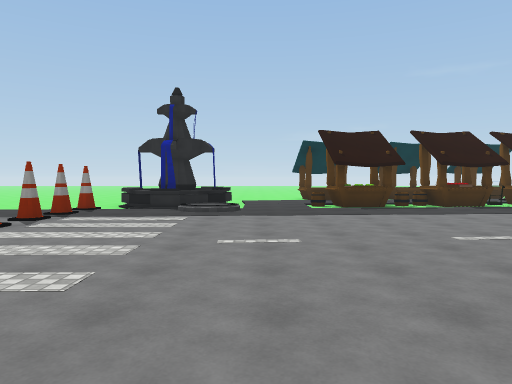
[1] (above)

17 first-person views from a walk through a scene from a Unity 3-D project. The camera is 1.5 m above the floor, tilts 2° down and sees 70° across. The floor is counted in squares, 2 m on a side. Each view is taken from the middle of a square. On the plan, view 1 faces up. The plan holds only what a view shows up to about 11 squares ahead; the rest is blank. The place goes on beyond the plan. The player character is not drawn. Surface patterns are stand-ins for the level's own textures.

[2]
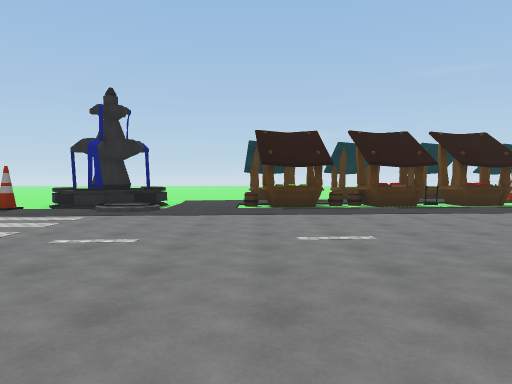

[3]
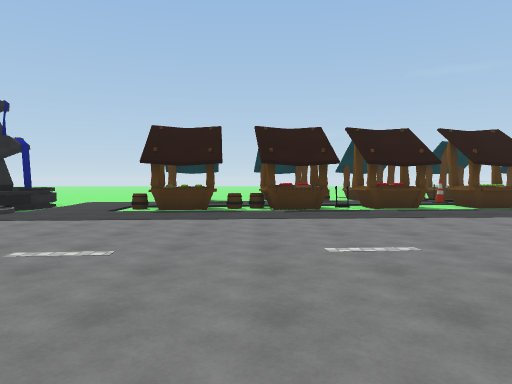

[4]
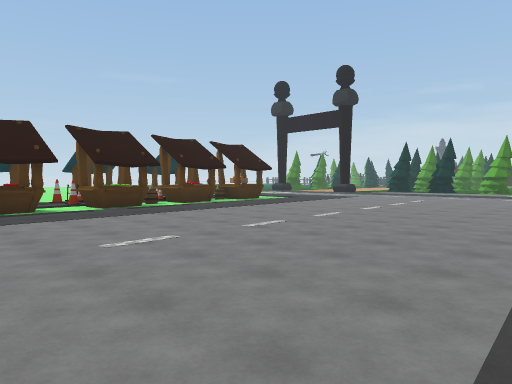

[5]
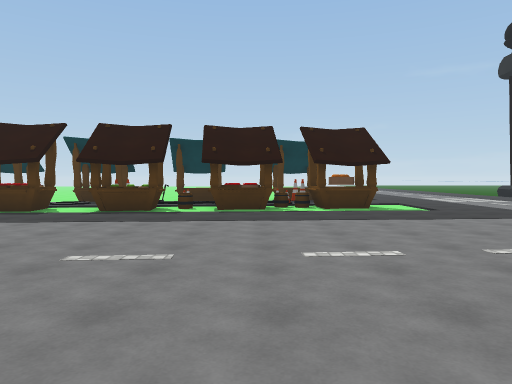

[6]
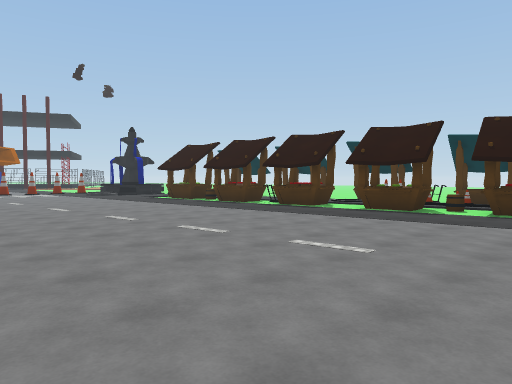

[7]
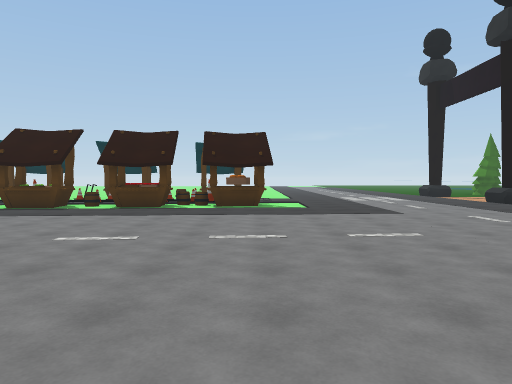

[8]
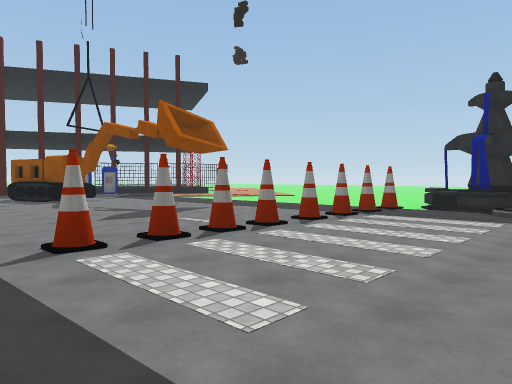

[9]
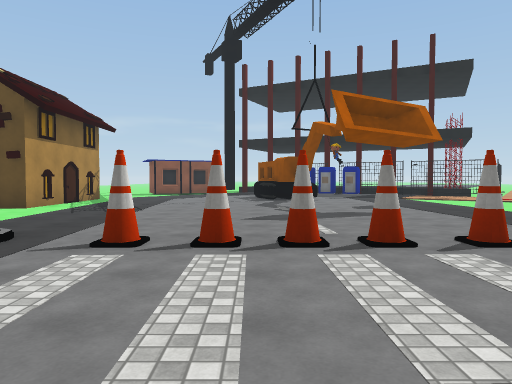

[10]
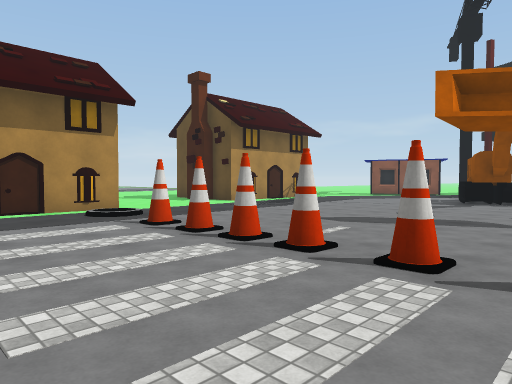

[11]
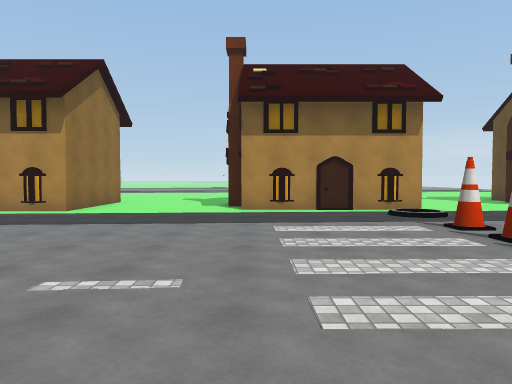

[12]
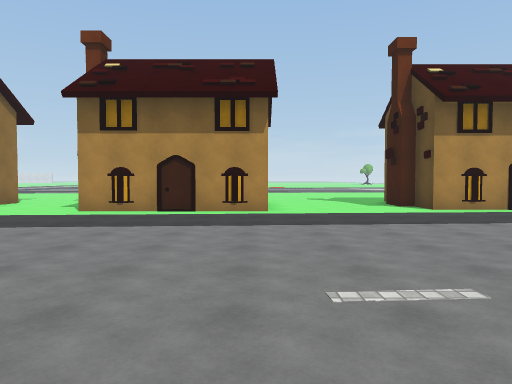

[13]
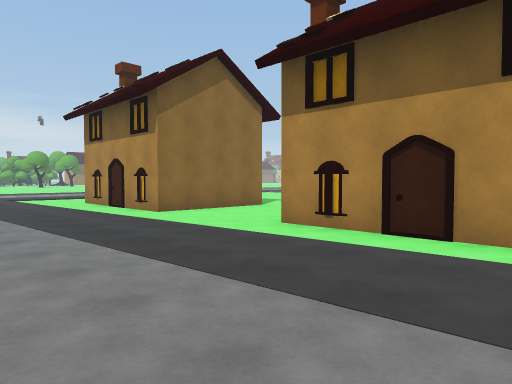

[14]
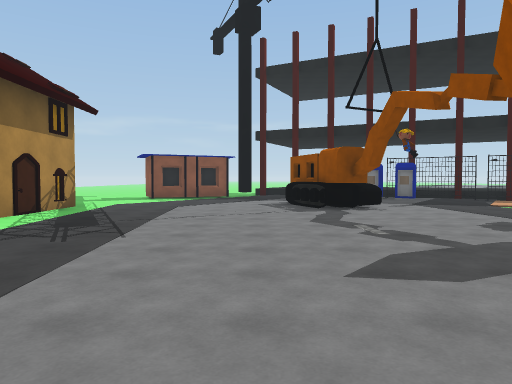

[15]
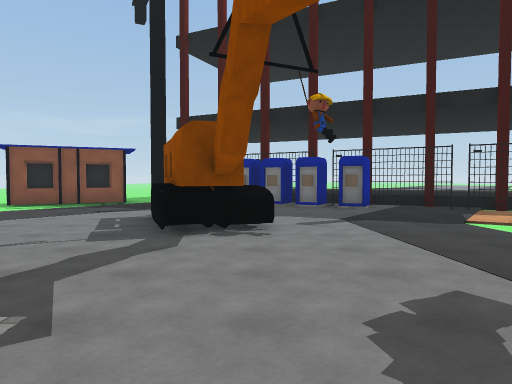

[16]
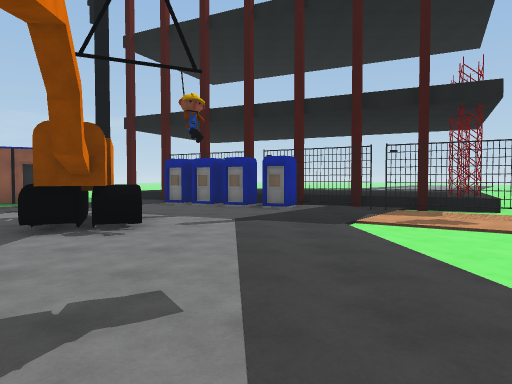

[17]
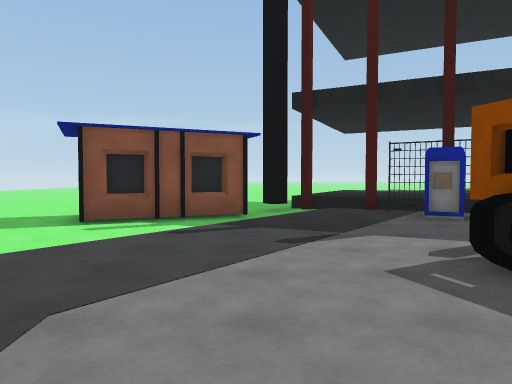

### Floor plan
Points are (right, up) in squares from view 1. A wall is a line through its corners. A room is listed if a view was taken in it or the views show most of it. See-through windows are left out.
Room 1 (views 1, 2, 3, 4, 5, 6, 7, 8, 9, 10, 11, 12, 13, 14, 15, 16, 17)
walls: (3.7, -2.1) (8.5, -2.1); (4, 10.4) (2.3, 10.2); (-3.1, 10.3) (-3.4, 9.9) (-3.9, 10.6); (-0.8, 11.4) (-0.9, 10.5) (-1.3, 10.7); (6, 10.8) (5.3, 10.7); (7, 10.7) (5.3, 10.5); (-5.4, -2.5) (-0.6, -2.5); (9.6, 11.5) (9.6, 11) (8.1, 10.8); (11, 10.9) (10.9, 11.5); (11.9, -1.6) (15, -1.6); (11.1, 11.6) (11.1, 11); (11.9, 11.3) (11.1, 11.3); (12.5, 11.3) (10.8, 11.1); (12.5, 11.6) (12.5, 11); (-12.9, 4) (-15.6, 3); (-13.2, 4.6) (-14.2, 4.3); (-13.5, 5.3) (-13, 3.8); (-14.6, 3.2) (-15.3, 3); (-14.8, 3.8) (-13.2, 4.4); (-15.3, 3.4) (-15.2, 3); (-15.5, 4.1) (-14, 4.6); (-14.8, -3.3) (-10, -3.3); (-18, 8.1) (-17.4, 7.8) (-17.7, 7.3); (-18.5, 7.1) (-17.9, 6.8) (-18.2, 6.2); (-18.8, 4.9) (-19.1, 4.4); (-19, 6.1) (-18.4, 5.8) (-18.7, 5.3); (-19.2, -1.1) (-18.9, -1.9); (-19.8, 0.8) (-18.5, -2.1); (-19.9, 0.4) (-19.5, -0.4); (-21.2, 1.8) (-20.9, 1.4)
low walls: (-1.3, 10.1) (-2.1, 9.7); (-0.9, 10.5) (-1.4, 9.8) (-1.9, 9.6) (-2.8, 9.6) (-3.4, 9.9); (12.5, 11) (11, 10.9); (-13, 3.8) (-14, 3.5); (-16, 11.5) (-16.9, 10.1); (-17, 9.9) (-18, 8.1); (-17.4, 11.2) (-18.1, 9.8); (-20.5, 5) (-21, 3.9); (-21.1, 3.8) (-21.4, 3.2); (-21.5, 3) (-21.8, 2.5)
ways out: opening at (-22, 3); opening at (-18, 9); opening at (-16.5, -3); opening at (-7.5, -3); opening at (1.5, -2); opening at (10, -1.7); gap at (-21, 4)
objects: other object (-4, 1); other object (-4, 4); other object (-4, 6); other object (-4, 7); other object (-4, 8); other object (-4, 9)

Where each view was taken, in squares from view 1:
view 1: 0 up, 0 right, facing up
view 2: 0 up, 2 right, facing up
view 3: 1 up, 5 right, facing up
view 4: 1 up, 7 right, facing up-right
view 5: 2 up, 15 right, facing up
view 6: 2 up, 16 right, facing up-left
view 7: 1 up, 18 right, facing up
view 8: 0 up, 0 right, facing up-left
view 9: 3 up, 0 right, facing left
view 10: 7 up, 1 left, facing down-left
view 11: 7 up, 1 left, facing down
view 12: 7 up, 4 right, facing down
view 13: 3 up, 4 right, facing down-right
view 14: 2 up, 4 left, facing left
view 15: 5 up, 8 left, facing left
view 16: 7 up, 8 left, facing left
view 17: 1 up, 12 left, facing left
